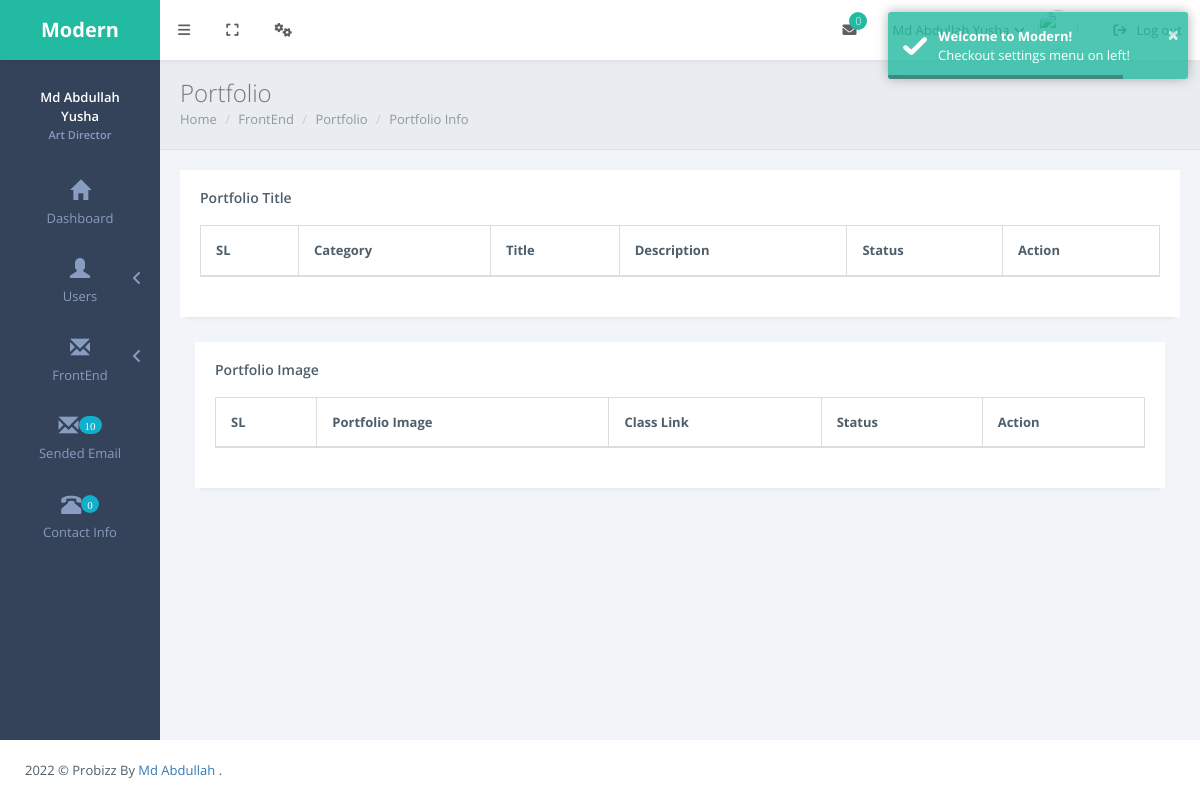
Page /admin/portfolio/view_portfolio.php (signed in) on the earlier database version.
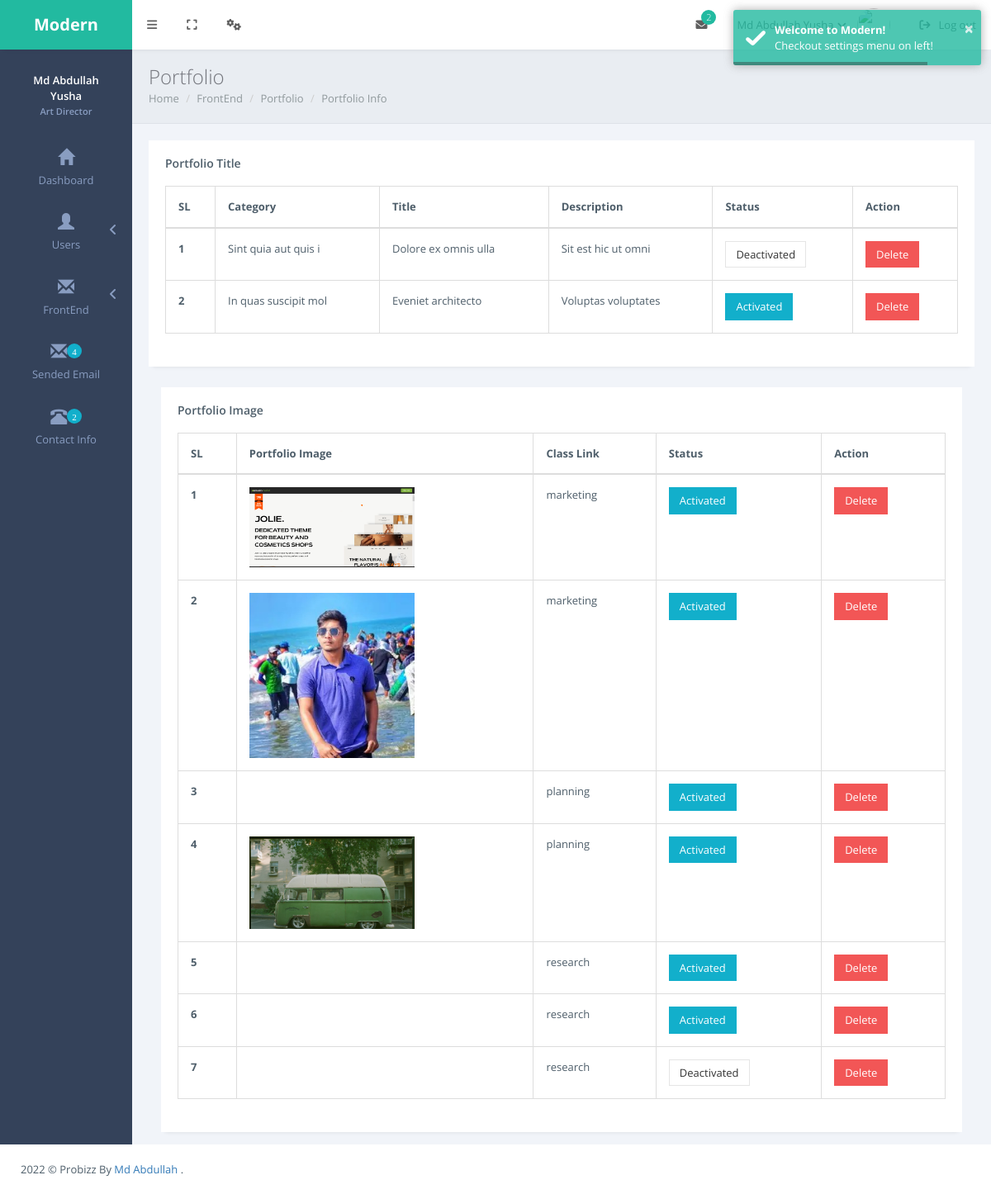
Same page on the later database version.
### tables this page shows
CREATE TABLE `portfolio_title` (
  `id` int(11) NOT NULL,
  `category` varchar(60) NOT NULL,
  `title` varchar(60) NOT NULL,
  `description` text NOT NULL,
  `status` int(11) NOT NULL DEFAULT 0
);

CREATE TABLE `portfolio_image` (
  `id` int(11) NOT NULL,
  `class_name` varchar(30) NOT NULL,
  `port_img` varchar(30) NOT NULL,
  `status` int(11) NOT NULL DEFAULT 0
);

### admin/portfolio/view_portfolio.php (the view, shortened to what the changed rows need)
<?php
    require '../db.php';
    require '../includes/header.php';
    require '../includes/sidemenu.php';
    $select_port_title = "SELECT * FROM portfolio_title";
    $select_port_title_result = mysqli_query($dbconnect, $select_port_title);
    $select_port_img = "SELECT * FROM portfolio_image ORDER BY class_name ASC";
    $select_port_img_result = mysqli_query($dbconnect, $select_port_img);
?>
<div class="page-inner">
    <div id="main-wrapper">
        <div class="row">
        <div class="col-md-12">
                <div class="panel panel-white">
                    <div class="panel-body">
                        <div class="table-responsive">
                            <table class="table table-bordered">
                                <thead>
                                    <tr>
                                        <th>SL</th>
                                        <th>Category</th>
                                        <th>Title</th>
                                        <th>Description</th>
                                        <th>Status</th>
                                        <th>Action</th>
                                    </tr>
                                </thead>
                                <tbody>
                                <?php
                                    foreach($select_port_title_result as $key => $port_title) { ?>
                                    <tr>
                                        <th scope="row"><?= $key+1?></th>
                                        <td><?= $port_title['category']?></td>
                                        <td><?= $port_title['title']?></td>
                                        <td><?= $port_title['description']?></td>
                                        <td>
                                            <?php if($port_title['status'] == 0) {?>
                                            <a href="port_title_active.php?id=<?= $port_title['id']?>" class="btn btn-default">Deactivated</a>
                                            <?php } else {?>
                                            <a href="port_title_active.php?id=<?= $port_title['id']?>" class="btn btn-info">Activated</a>
                                            <?php } ?>
                                        </td>
                                        <td>
                                            <button id="port_title_delete.php?id=<?= $port_title['id']?>" class="btn btn-danger delete_btn">Delete</button>
                                        </td>
                                    </tr>
                                    <?php } ?>
                                </tbody>
                            </table>
                        </div>
                    </div>
                </div>
            </div>
        </div>
        <div class="col-md-12">
                <div class="panel panel-white">
                    <div class="panel-body">
                        <div class="table-responsive">
                            <table class="table table-bordered">
                                <thead>
                                    <tr>
                                        <th>SL</th>
                                        <th>Portfolio Image</th>
                                        <th>Class Link</th>
                                        <th>Status</th>
                                        <th>Action</th>
                                    </tr>
                                </thead>
                                <tbody>
                                <?php
                                    foreach($select_port_img_result as $key => $port_img) { ?>
                                    <tr>
                                        <th scope="row"><?= $key+1?></th>
                                        <td><img src="/probiz/admin/uploads/portfolio_image/<?= $port_img['port_img']?>" width="200" alt=""></td>
                                        <td><?= $port_img['class_name']?></td>
                                        <td>
                                            <?php if($port_img['status'] == 0) {?>
                                            <a href="port_img_active.php?id=<?= $port_img['id']?>" class="btn btn-default">Deactivated</a>
                                            <?php } else {?>
                                            <a href="port_img_active.php?id=<?= $port_img['id']?>" class="btn btn-info">Activated</a>
                                            <?php } ?>
                                        </td>
                                        <td>
                                            <button id="port_img_delete.php?id=<?= $port_img['id']?>" class="btn btn-danger delete_btn">Delete</button>
                                        </td>
                                    </tr>
                                    <?php } ?>
                                </tbody>
                            </table>
                        </div>
                    </div>
                </div>
            </div>
        </div>
    </div>
<?php
    require '../includes/footer.php';
?>

### admin/includes/sidemenu.php (shortened to what the changed rows need)
<?php
    $select_message = "SELECT COUNT(*) as unreaded_email FROM newsletter_mail WHERE status = 0";
    $select_message_result = mysqli_query($dbconnect, $select_message);
    $after_assoc2 = mysqli_fetch_assoc($select_message_result);
    $select_contact_us_mail = "SELECT COUNT(*) as unreaded_message FROM contact_us_mail";
    $select_contact_us_mail_result = mysqli_query($dbconnect, $select_contact_us_mail);
    $after_assoc3 = mysqli_fetch_assoc($select_contact_us_mail_result);
?>
<main class="page-content content-wrap">
    <div class="navbar">
                <div class="navbar-inner">
                    <div class="topmenu-outer">
                        <div class="top-menu">
                            <ul class="nav navbar-nav navbar-right">
                                <li class="dropdown">
                                    <a href="#" class="dropdown-toggle waves-effect waves-button waves-classic" data-toggle="dropdown"><i class="fa fa-envelope"></i><span class="badge badge-success pull-right"><?= $after_assoc3['unreaded_message']?></span></a>
                                </li>
                            </ul>
                        </div>
                    </div>
                </div>
            </div>
            <div class="page-sidebar sidebar">
                <div class="page-sidebar-inner slimscroll">
                        <li><a href="/probiz/admin/newsletter/view_mail.php" class="waves-effect waves-button"><span class="menu-icon glyphicon glyphicon-envelope"><span class="badge badge-info"><?= $after_assoc2['unreaded_email']?></span></span><p>Sended Email</p></a></li>
                        <li><a href="/probiz/admin/contact_us/view_contact_info.php" class="waves-effect waves-button"><span class="menu-icon glyphicon glyphicon-phone-alt"><span class="badge badge-info"><?= $after_assoc3['unreaded_message']?></span></span><p>Contact Info</p></a></li>
                </div>
            </div>

Differences in the rows shown:
added portfolio_title: category "Sint quia aut quis i", title "Dolore ex omnis ulla", description "Sit est hic ut omni"
added portfolio_title: category "In quas suscipit mol", title "Eveniet architecto", description "Voluptas voluptates"
added portfolio_image: port_img (picture), class_name "marketing"
added portfolio_image: port_img (picture), class_name "marketing"
added portfolio_image: class_name "planning"
added portfolio_image: port_img (picture), class_name "planning"
added portfolio_image: class_name "research"
added portfolio_image: class_name "research"
added portfolio_image: class_name "research"
Other differences:
$after_assoc3['unreaded_message']: "0" → "2"
$after_assoc2['unreaded_email']: "10" → "4"
